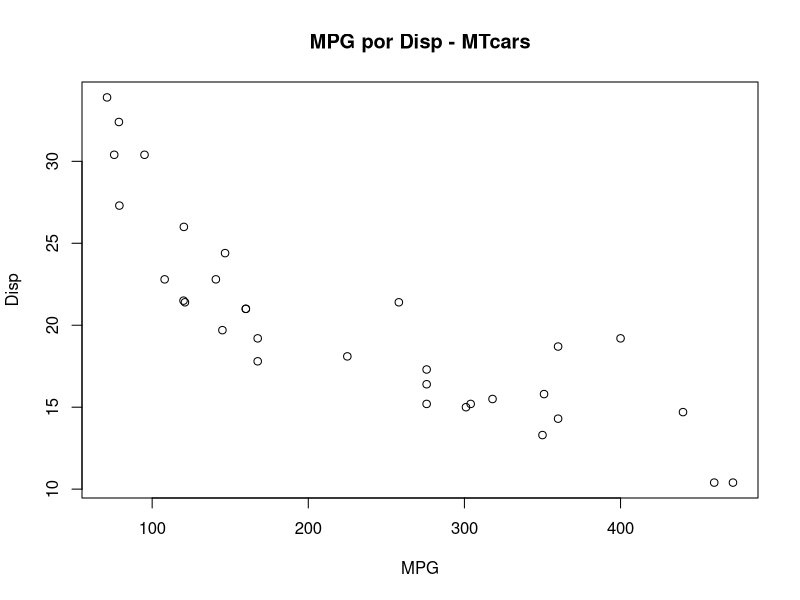
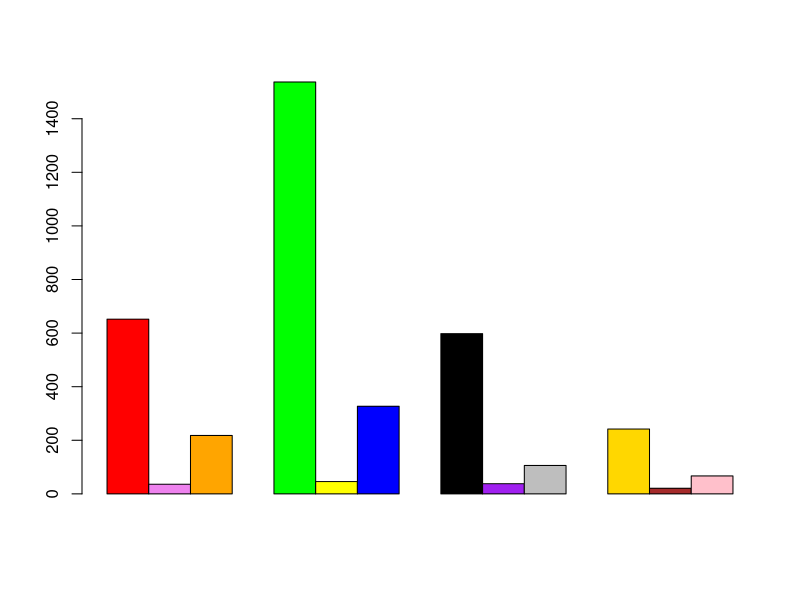

Write the R code that produced these figures, in order. (Note: this script raises an error after producing the figures.)
#Christian S. Rodrigues



# Lista de Exercícios

# Exercicio 1 - Crie uma função que receba os dois vetores abaixo como parâmetro, 
# converta-os em um dataframe e imprima no console

vec1 <- (10:13)
vec2 <- c("a", "b", "c", "d")

f1 <- function(x,y){
  var1 <- c(x,y)
  return(var1)
}
f1(vec1, vec2)

df1 <- data.frame(c(vec1, vec2))
df1


# Exercicio 2 - Crie uma matriz com 4 linhas e 4 colunas preenchida com 
# números inteiros e calcule a média de cada linha

m1 <- matrix(c(1:16), nrow = 4, ncol = 4)
m1

mean(m1[1,])
mean(m1[2,])
mean(m1[3,])
mean(m1[4,])


# Exercicio 3 - Considere o dataframe abaixo. 
# Calcule a média por disciplina e depois calcule a média de apenas uma disciplina
escola <- data.frame(Aluno = c('Alan', 'Alice', 'Alana', 'Aline', 'Alex', 'Ajay'),
                     Matematica = c(90, 80, 85, 87, 56, 79),
                     Geografia = c(100, 78, 86, 90, 98, 67),
                     Quimica = c(76, 56, 89, 90, 100, 87))

Media_Matematica <- mean(escola$Matematica)
Media_Geografia <- mean(escola$Geografia)
Media_Quimica <- mean(escola$Quimica)

Media_Matematica
Media_Geografia
Media_Quimica

Media_Alan <- mean(as.numeric(escola[1,2:4]))
Media_Alice <- mean(as.numeric(escola[2,2:4]))
Media_Alana <- mean(as.numeric(escola[3,2:4]))
Media_Aline <- mean(as.numeric(escola[4,2:4]))
Media_Alex <- mean(as.numeric(escola[5,2:4]))
Media_Ajay <- mean(as.numeric(escola[6,2:4]))

Media_Alan
Media_Alice
Media_Alana
Media_Aline
Media_Alex
Media_Ajay


# Exercicio 4 - Crie uma lista com 3 elementos, todos numéricos 
# e calcule a soma de todos os elementos da lista
l1 <- list(Media_Matematica, Media_Geografia, Media_Quimica)
l1
sum(unlist(l1))


# Exercicio 5 - Transforme a lista anterior um vetor
v1 <- unlist(l1)
v1


# Exercicio 6 - Considere a string abaixo. Substitua a palavra "textos" por "frases"
str <- c("Expressoes", "regulares", "em linguagem R", 
         "permitem a busca de padroes", "e exploracao de textos",
         "podemos buscar padroes em digitos",
         "como por exemplo",
         "10992451280")
str[5] = "e exploracao de frases"
str


# Exercicio 7 - Usando o dataset mtcars, crie um gráfico com ggplot do tipo 
# scatter plot. Use as colunas disp e mpg nos eixos x e y respectivamente
data(mtcars)
View(mtcars)
plot(mtcars$mpg~mtcars$disp, xlab = "MPG", ylab = "Disp", main = "MPG por Disp - MTcars")


# Exercicio 8 - Considere a matriz abaixo.
# Crie um bar plot que represente os dados em barras individuais.
mat1 <- matrix(c(652,1537,598,242,36,46,38,21,218,327,106,67), nrow = 3, byrow = T)
mat1
barplot(mat1, beside = T,
        col = c("red", "violet","orange", "green", "yellow", "blue", "black",
                "purple", "gray", "gold", "brown", "pink"))


# Exercício 9 - Qual o erro do código abaixo?
#library("ggplot2")
data(diamonds)

# código original
ggplot(data = diamonds, aes(x = price, group = fill, fill = cut)) + 
  geom_density(adjust = 1.5)

# Código corrigido
ggplot(data = diamonds, aes(x = price, group = cut, fill = cut)) + 
  geom_density(adjust = 1.5)
#O erro está localizado em > group = fill, group tem que se referir a um objeto no dataframe
# e fill é uma configuração estética do ggplot, portanto não pode ser usado, o correto é usar um
# objeto do dataframe como o cut a exemplo.


# Exercício 10 - Qual o erro do código abaixo?
View(mtcars)
# Código original
ggplot(mtcars, aes(x = as.factor(cyl), fill = as.factor(cyl))) + 
  geom_barplot() +
  labs(fill = "cyl")

# Código corrigido
ggplot(mtcars, aes(x = as.factor(cyl), fill = as.factor(cyl))) + 
  geom_bar() + labs(fill = "cyl")
# A função geom_barplot não existe, a função correta é somente geom_bar().



# Christian S. Rodrigues